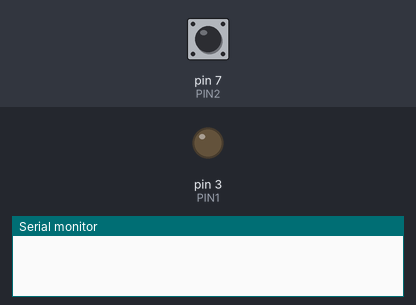
The program below on a simulated Arduino Uno, built with avr-gcc and run on an emulated ATmega328P. Shown: output pins drawn as LEDs (lit = HIGH), the last lines printed to the serial monitor. Dashed ring = blinking. The test bench sets the inputs (shaded band); at power-on: pin 7 (PIN2) HIGH.

Above: at 1.2 s.
1.3 s: pin 7 (PIN2) pulled LOW for 0.15 s
At 1.46 s:
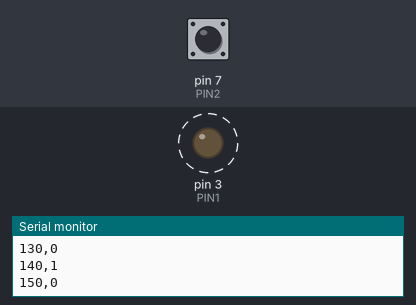
Timing chart, 0 to 10.4 s (numbered marks = the images above; inputs shaded):
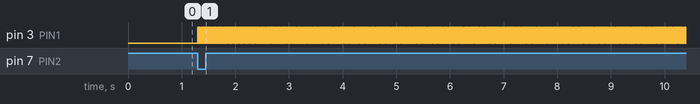

Measured:
- after the input at 1.3 s, pin 3 (PIN1): alternates HIGH for 0.01 s and LOW for 0.01 s, starting at once

The program:

main.cpp
```cpp
#include <Arduino.h>

#define PIN1 3
#define PIN2 7

const int dt = 10;
const unsigned long dT = 50000;
const int Np = 4000;
//int Np2 = dT/dt;
const int nb = 1;

unsigned long Tcurr = 0;
int flashon = 0;
int started = 0;


void setup()
{
    Serial.begin(115200);
    pinMode(PIN1, OUTPUT);
    pinMode(PIN2, INPUT_PULLUP);
}

void loop()
{
  if(digitalRead(PIN2)==0)
  {
    started = 1;
  }
  if(started)
  {
    for(int i = 0;i<nb;i++)
    {
      for(int j = 0; j < Np; j++)
      {
        flashon = !flashon;
        digitalWrite(PIN1, flashon);
        Serial.print(Tcurr);
        Serial.print(",");
        Serial.println(flashon);
        delay(dt);
        Tcurr += dt;
      }
      /*
      for(int k = 0;k<Np2;k++)
      {
        Serial.print(Tcurr);
        Serial.print(",");
        Serial.println(flashon);
        delay(dt);
        Tcurr += dt;
      }*/
      delay(dT);
      Tcurr += dT;
    }
    started = 0;

  }
}
```
